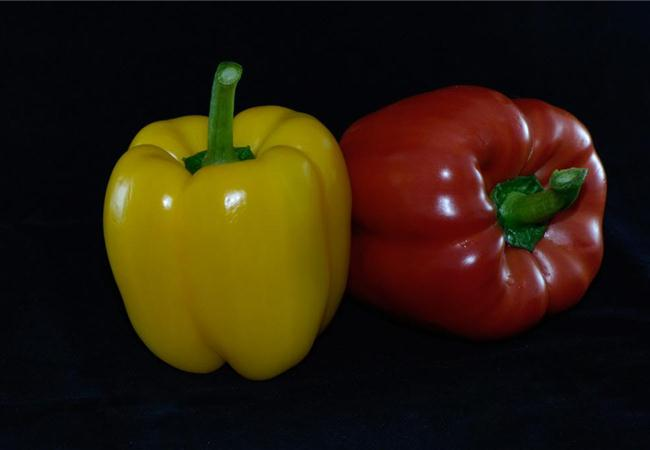
#> input picture project_v1/picture1.jpg, 650 x 450 px
$ python 'test 8.py'   (older library calls are emulated)
#> lines starting #> are read from the running program, lines starting #| are printed output that depends on the picture; after the words box and inside, x2 and y2 are one past the last pixel; in counts of white or black regions, pixels touching at a corner belong together
import cv2
import numpy as np

# Đọc ảnh
image = cv2.imread('picture1.jpg', cv2.IMREAD_GRAYSCALE)
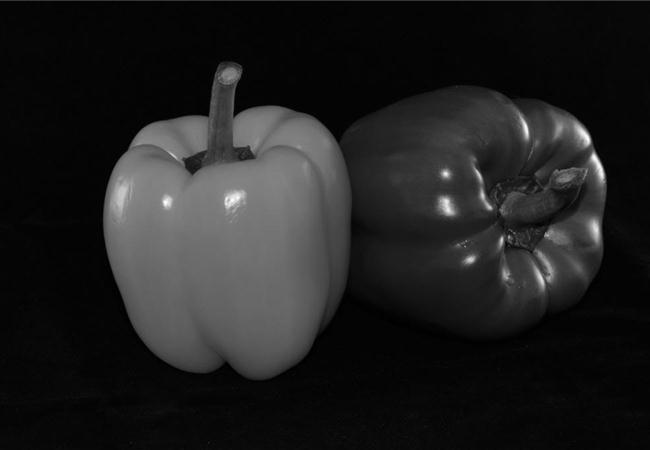
#> image: shape (450, 650); min 0, max 255, mean 31.8

# Áp dụng toán tử Sobel để tính gradient theo trục x và y
sobel_x = cv2.Sobel(image, cv2.CV_64F, 1, 0, ksize=3)  # Gradient theo trục x
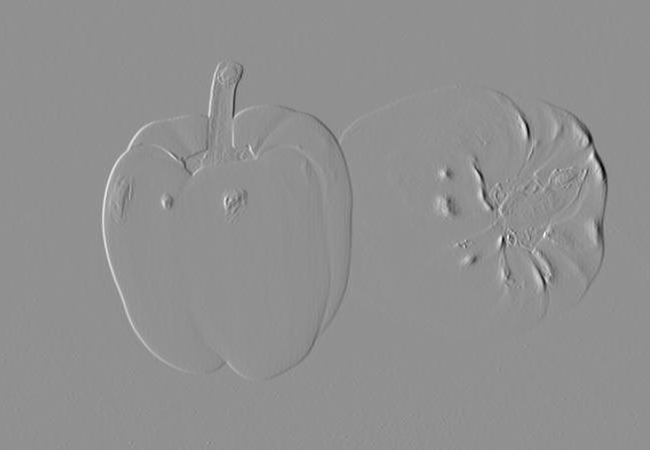
#> sobel_x: shape (450, 650) float64; min -589, max 448, mean 0; drawn with min black and max white
sobel_y = cv2.Sobel(image, cv2.CV_64F, 0, 1, ksize=3)  # Gradient theo trục y
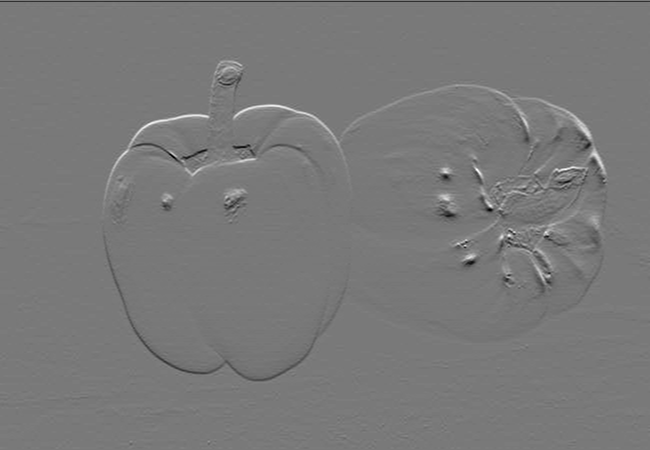
#> sobel_y: shape (450, 650) float64; min -328, max 360, mean -0.4; drawn with min black and max white

sobel_x = cv2.convertScaleAbs(sobel_x)
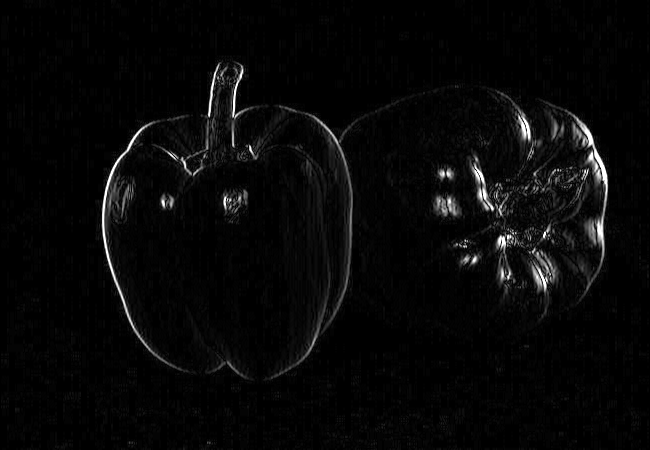
#> sobel_x: shape (450, 650); min 0, max 255, mean 7.8
sobel_y = cv2.convertScaleAbs(sobel_y)
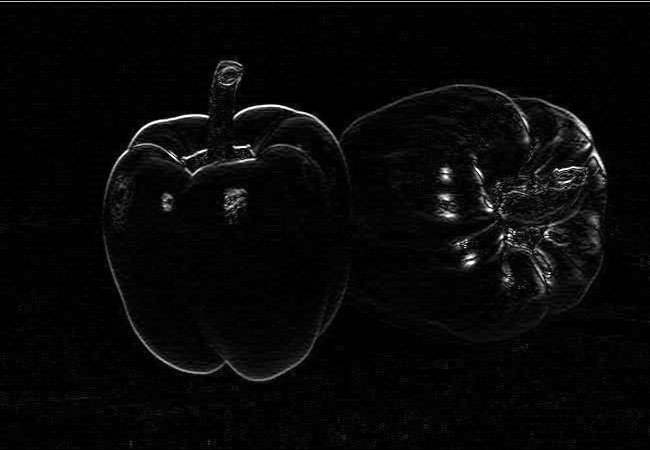
#> sobel_y: shape (450, 650); min 0, max 255, mean 7.6

# Combine the two results
sobel_combined = cv2.bitwise_or(sobel_x, sobel_y)
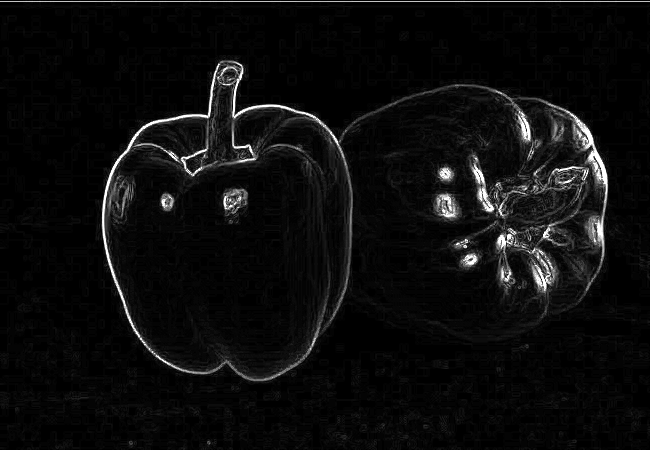
#> sobel_combined: shape (450, 650); min 0, max 255, mean 12.8

edges = cv2.Canny(image, 100, 200)
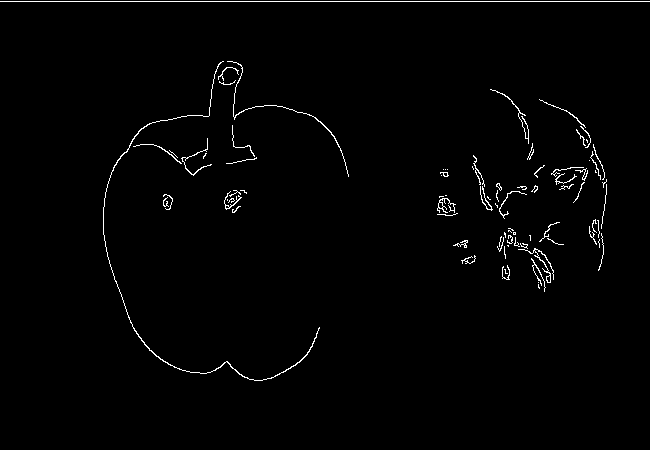
#> edges: shape (450, 650); 1.3% white in thin lines or dots, all inside (x1, y1, x2, y2) = (0, 1, 650, 381)


# Hiển thị ảnh
cv2.imshow('Original Image', image)
# cv2.imshow('Sobel X', sobel_x)
# cv2.imshow('Sobel Y', sobel_y)
cv2.imshow('Sobel Combined', sobel_combined)
cv2.imshow('Canny',edges)
cv2.waitKey(0)
cv2.destroyAllWindows()
